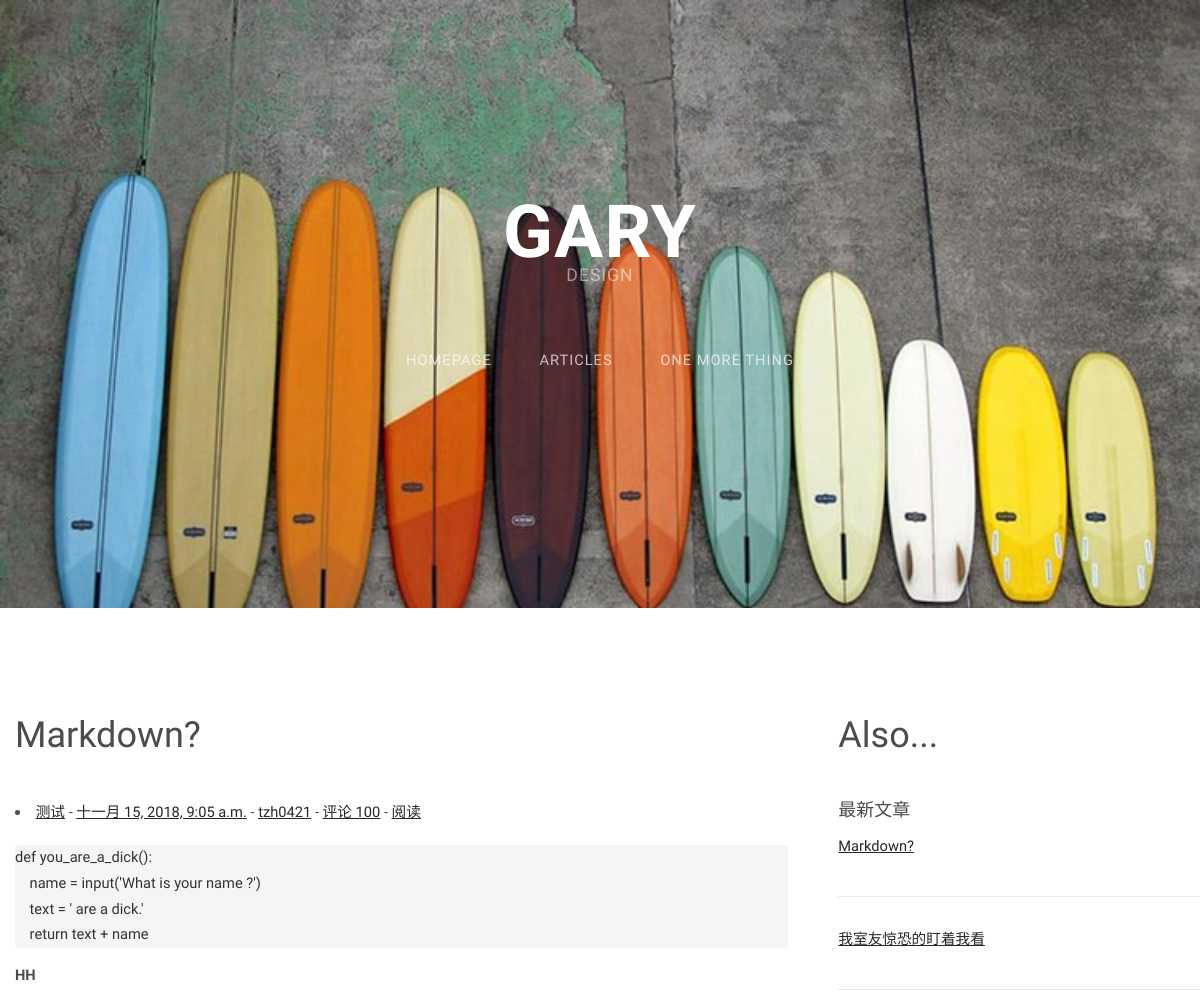
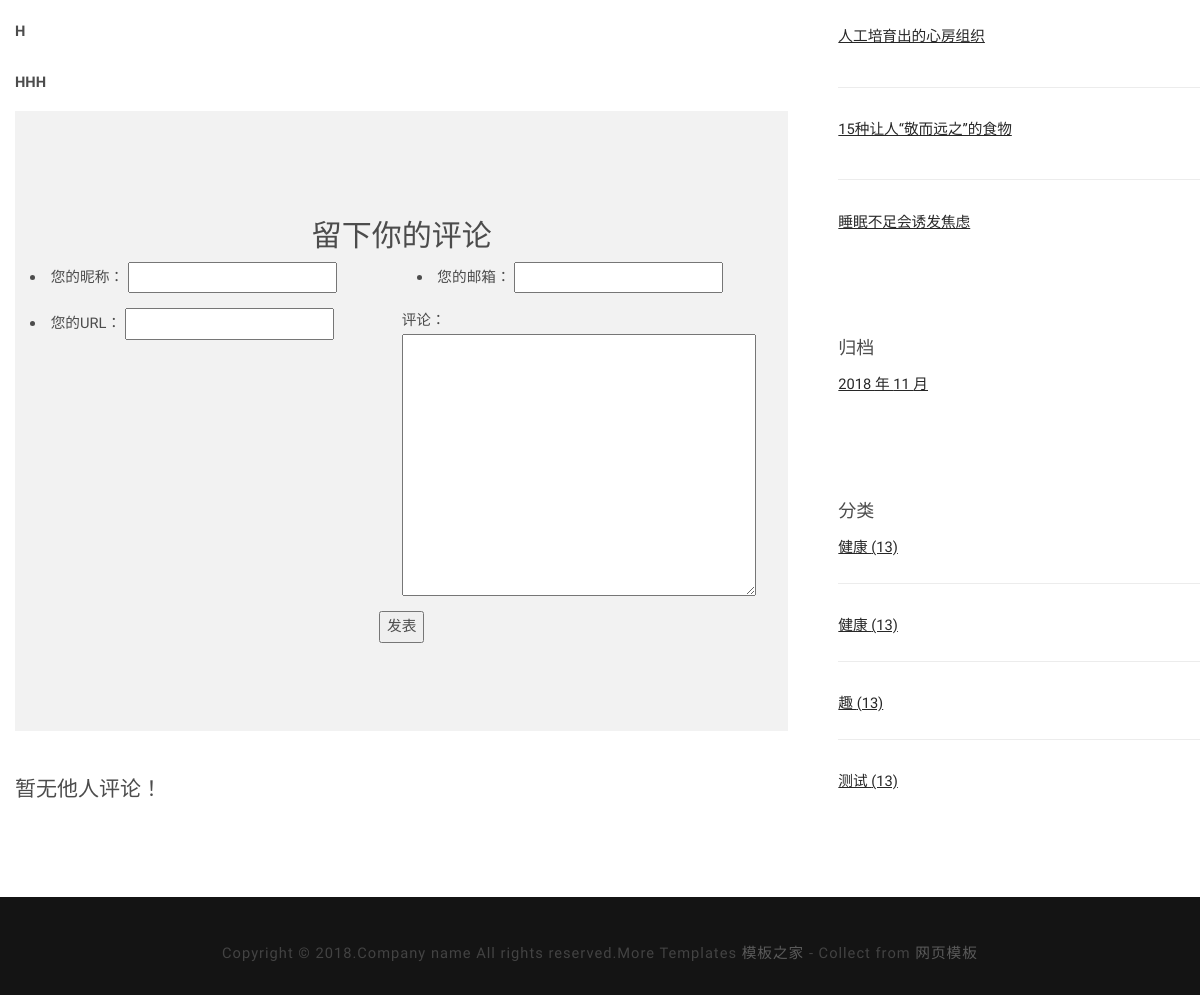
/post/5/, run on the app's committed database (2 pictures, top to bottom).
### blog/models.py (models this page shows, shortened)
class Post(models.Model):
    title = models.CharField(max_length=100)
    body = models.TextField()
    created_time = models.DateTimeField()
    modified_time = models.DateTimeField()
    excerpt = models.CharField(max_length=200, blank=True)
    category = models.ForeignKey(Category)
    tag = models.ManyToManyField(Tag, blank=True)
    author = models.ForeignKey(User)
    def get_absolute_url(self):
        return reverse('blog:detail', kwargs={'pk':self.pk})

class Category(models.Model):
    name = models.CharField(max_length=100)

### blog/views.py (the view)
# urls.py: url(r'^post/(?P<pk>[0-9]+)/$', views.detail, name='detail'),
def detail(request, pk):
    post = get_object_or_404(Post, pk=pk)
    post.body = markdown.markdown(post.body, extensions=[
        'markdown.extensions.extra',
        'markdown.extensions.codehilite',
        'markdown.extensions.toc'
    ])
    form = CommentForm()
    comment_list = post.comment_set.all()
    context = {
        'post': post,
        'form': form,
        'comment_list': comment_list,
    }
    return render(request, 'blog/detail.html', context=context)

### comments/forms.py
class CommentForm(forms.ModelForm):
    class Meta:
        model = Comment
        fields = ['name', 'email', 'url', 'text']

### blog/templatetags/blog_tags.py (called while the page is built)
@register.simple_tag
def get_recent_posts(num=5):
    return Post.objects.all().order_by('-created_time')[:num]

@register.simple_tag
def archives():
    return Post.objects.dates('created_time', 'month', order='DESC')

@register.simple_tag
def get_categories():
    return Category.objects.all()

### templates/blog/detail.html (shortened to what this page needs)
{% extends 'base.html' %}
{% load staticfiles %}
{% block nav %}
    <nav id="nav">
        <ul>
            <li><a href="{% url 'blog:index' %}">Homepage</a></li>
            <li><a href="{% url 'blog:articles' %}">Articles</a></li>
            <li><a href="#">One More Thing</a></li>
        </ul>
    </nav>
{% endblock nav %}
{% block main %}
    <section>
        <header>
            <p class="h1">{{ post.title }}</p>
        </header>
    </section>
    <div class="column">
        <li class="blockquote-footer">
            <span><a href="#">{{ post.category.name }}</a></span> -
            <span><a href="#"><time>{{ post.created_time }}</time></a></span> -
            <span><a href="#">{{ post.author }}</a></span> -
            <span><a href="#">评论 100</a></span> -
            <span><a href="#">阅读</a></span>
        </li>
        <p class="lead">{{ post.body|safe|linebreaks }}</p>
    </div>
    <section>
        <form action="{% url 'comments:post_comment' post.pk %}" method="post">
            <div id="featured">
                <p class="h2 text-center">留下你的评论</p>
                <div class="form-row">
                    <li class="form-group col-md-6">
                        <label for="{{ form.name.id_for_label }}">您的昵称：</label>
                        {{ form.name }}
                    </li>
                    <li class="form-group col-md-6">
                        <label for="{{ form.email.id_for_label }}">您的邮箱：</label>
                        {{ form.email }}
                    </li>
                </div>
                <div class="form-row">
                    <li class="form-group col-md-6">
                        <label for="{{ form.url.id_for_label }}">您的URL：</label>
                        {{ form.url }}
                    </li>
                </div>
                <div class="form-group">
                    <label for="{{ form.text.id_for_label }}">评论：</label>
                    {{ form.text }}
                </div>
                <div class="text-center">
                    <button type="submit" class="comment-btn">发表</button>
                </div>
            </div>
        </form>
    </section>
    <section class="lead">
        <ul class="comment-list list-unstyled">
            {% for comment in comment_list %}
            <li class="comment-item">
                <span class="nickname">{{ comment.name }}</span>
                <time class="submit-date">{{ comment.created_time }}</time>
                <div class="text">
                    {{ comment.text }}
                </div>
            </li>
            {% empty %}
            暂无他人评论！
            {% endfor %}
        </ul>
    </section>
{% endblock main %}

### templates/base.html (shortened to what this page needs)
{% load staticfiles %}
{% load blog_tags %}
{% load bootstrap3 %}
{% bootstrap_css %}
<!DOCTYPE HTML>
<html>
	<head>
        <link rel="stylesheet" href="{% static 'blog/css/skel-noscript.css' %}" />
        <link rel="stylesheet" href="{% static 'blog/css/style.css' %}" />
        <link rel="stylesheet" href="{% static 'blog/css/style-desktop.css' %}" />
        <link rel="stylesheet" href="blog/static/css/highlights/github.css" />
	</head>
	<body class="homepage">
		<div id="header">
			<div class="container">
				<div id="logo">
					<h1><a href="{% url 'blog:index' %}">Gary</a></h1>
					<span>Design</span>
				</div>
				{% block nav %}
                {% endblock nav %}
			</div>
		</div>
		<div id="main">
			<div class="container">
				<div class="row">
					<div id="content" class="8u skel-cell-important">
						{% block main %}
                        {% endblock main %}
					</div>
                    <div id="sidebar" class="4u">
                        <section>
                            <header>
                                <p class="h1">Also...</>
                            </header>
                        </section>
                        <section>
                            <ul class="style">
                                <li>
                                    <header>
                                        <p class="h4 mb-0">最新文章</p>
                                    </header>
                                    {% get_recent_posts as recent_post_list %}
                                        <ul>
								            {% for post in recent_post_list %}
                                                <li>
                                                    <p><a href="{{ post.get_absolute_url }}">{{ post.title }}</a></p>
                                                </li>
                                            {% empty %}
                                            暂无文章噢
                                            {% endfor %}
							            </ul>
                                </li>
                            </ul>
                        </section>
                        <section>
                             <ul class="style">
                                <li>
                                    <header>
                                        <p class="h4 mb-0">归档</p>
                                    </header>
                                    {% archives as date_list %}
                                        <ul>
								            {% for date in date_list %}
                                                <li>
                                                    <p><a href="{% url 'blog:archives' date.year date.month %}">{{ date.year }} 年 {{ date.month }} 月</a></p>
                                                </li>
                                            {% empty %}
                                            暂无归档噢
                                            {% endfor %}
							            </ul>
                                </li>
                            </ul>
                        </section>
                        <section>
                            <ul class="style">
                                <li>
                                    <header>
                                        <p class="h4 mb-0">分类</p>
                                    </header>
                                    {% get_categories as category_list %}
                                        <ul>
								            {% for category in category_list %}
                                                <li>
                                                    <a href="#">{{ category.name }} <span class="post-count">(13)</span></a>
                                                </li>
                                            {% empty %}
                                            暂无归档噢
                                            {% endfor %}
							            </ul>
                                </li>
                            </ul>
                        </section>
                    </div>
				</div>
			</div>
		</div>
		<div id="copyright">
			<div class="container">
				Copyright &copy; 2018.Company name All rights reserved.More Templates <a href="http://www.cssmoban.com/" target="_blank" title="模板之家">模板之家</a> - Collect from <a href="http://www.cssmoban.com/" title="网页模板" target="_blank">网页模板</a>
			</div>
		</div>
</body>
</html>

### blog/static/blog/css/skel-noscript.css (style rules this page uses)
html,body,div,span,applet,object,iframe,h1,h2,h3,h4,h5,h6,p,blockquote,pre,a,abbr,acronym,address,big,cite,code,del,dfn,em,img,ins,kbd,q,s,samp,small,strike,strong,sub,sup,tt,var,b,u,i,center,dl,dt,dd,ol,ul,li,fieldset,form,label,legend,table,caption,tbody,tfoot,thead,tr,th,td,article,aside,canvas,details,embed,figure,figcaption,footer,header,hgroup,menu,nav,output,ruby,section,summary,time,mark,audio,video { margin:0;padding:0;border:0;font-size:100%;font:inherit;vertical-align:baseline; }
article,aside,details,figcaption,figure,footer,header,hgroup,menu,nav,section { display:block; }
body { line-height:1; }
ol,ul { list-style:none; }
body { -webkit-text-size-adjust:none }
*, *:before, *:after { -moz-box-sizing: border-box; -webkit-box-sizing: border-box; -o-box-sizing: border-box; -ms-box-sizing: border-box; box-sizing: border-box; }
body { min-width: 1200px; }
.container { width: 1200px; margin-left: auto; margin-right: auto; }
.\38 u { width: 66.6666666667% }
.\34 u { width: 33.3333333333% }
.row > * { padding: 50px 0 0 50px; float: left; -moz-box-sizing: border-box; -webkit-box-sizing: border-box; -o-box-sizing: border-box; -ms-box-sizing: border-box; box-sizing: border-box; }
.row { margin-left: -50px; }
.row:after { content: ''; display: block; clear: both; height: 0; }
.row:first-child > * { padding-top: 0; }
.row > * { padding-top: 0; }

### blog/static/blog/css/style.css (style rules this page uses)
body { background: #141414; }
body,input,textarea,select { font-family: 'Arimo', sans-serif; font-size: 11pt; line-height: 1.75em; color: #4c4c4c; }
h1,h2,h3,h4,h5,h6 { text-transform: uppercase; font-weight: bold; }
h1 a, h2 a, h3 a, h4 a, h5 a, h6 a { color: inherit; text-decoration: none; }
a { text-decoration: underline; color: #272727; }
p, ul, ol, dl, table { margin-bottom: 1em; }
header { margin-bottom: 1em; }
section, article { margin-bottom: 3em; }
section > :last-child, article > :last-child { margin-bottom: 0; }
section:last-child, article:last-child { margin-bottom: 0; }
ul.style li { margin: 0; padding: 2em 0em 1.5em 0em; border-top: 1px solid #ECECEC; }
ul.style li:first-child { padding-top: 0; border-top: none; }
#header { position: relative; background: #2a2f27 url(../images/banner.jpg) no-repeat; background-size: cover; }
#nav ul { margin: 0; }
#main { position: relative; background: #fff; }
#featured { position: relative; background: #f2f2f2; }
#copyright { position: relative; padding: 3em 0em; letter-spacing: 1px; text-align: center; color: rgba(255,255,255,.2); }
#copyright a { text-decoration: none; color: rgba(255,255,255,.3); }

### blog/static/blog/css/style-desktop.css (style rules this page uses)
body,input,textarea,select { font-size: 11pt; }
#header { position: relative; padding: 5em 0em; text-align: center; }
.homepage #header { padding: 15em 0em; }
#logo { margin-bottom: 3em; }
#logo h1 { color: #FFF; }
#logo h1 a { display: block; letter-spacing: 1px; text-decoration: none; text-transform: uppercase; font-size: 5em; font-weight: 900; color: #FFF; }
#logo span { display: block; padding-top: 1em; letter-spacing: 1px; text-transform: uppercase; font-size: 1.2em; color: rgba(255,255,255,.5); }
#nav > ul > li { display: inline-block; }
#nav > ul > li:last-child { padding-right: 0; }
#nav > ul > li > a, #nav > ul > li > span { display: block; padding: 1em 1.5em; letter-spacing: 1px; text-decoration: none; text-transform: uppercase; font-weight: 200; font-size: 1em; outline: 0; color: rgba(255,255,255,.7); }
#main { padding: 6em 0em 4em 0em; }
#content header { margin-bottom: 2em; }
#featured { padding: 6em 0em; }
#copyright { padding: 3em 0em; }

### blog/static/blog/css/style-1000px.css (style rules this page uses)
body,input,textarea,select { font-size: 10.5pt; }

### data on the page
Post: title "Markdown?", category.name "测试", created_time "十一月 15, 2018, 9:05 a.m.", author "tzh0421", body "def you_are_a_dick(): name = input('What is your name ?') text = ' are a dick.' return text + name HH H HHH"
Post: title "我室友惊恐的盯着我看"
Post: title "人工培育出的心房组织"
Post: title "15种让人“敬而远之”的食物"
Post: title "睡眠不足会诱发焦虑"
Category: name "健康"
Category: name "健康"
Category: name "趣"
Category: name "测试"

### other printed values
{{ date.year }} "2018"
{{ date.month }} "11"
